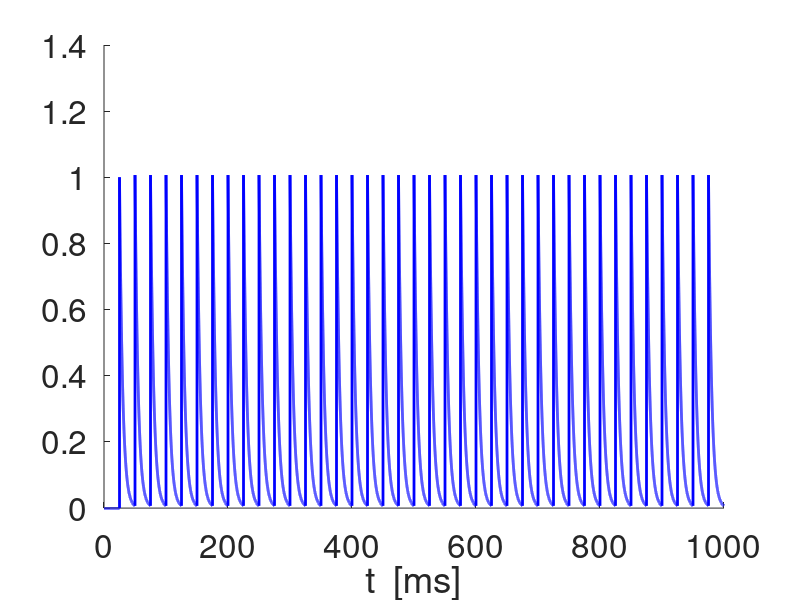
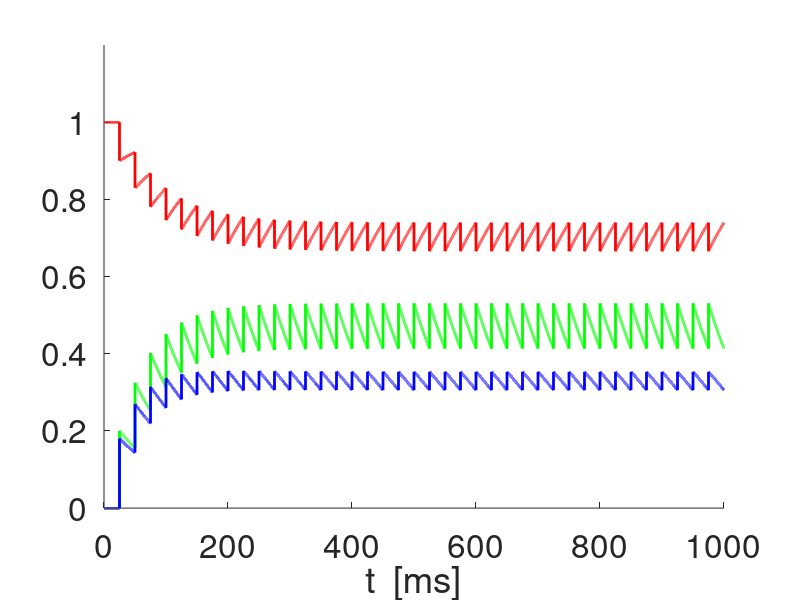
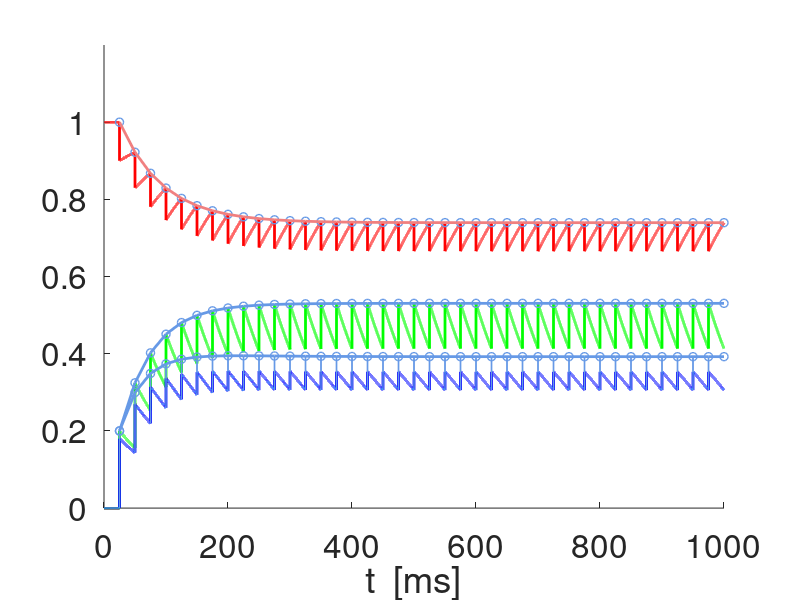
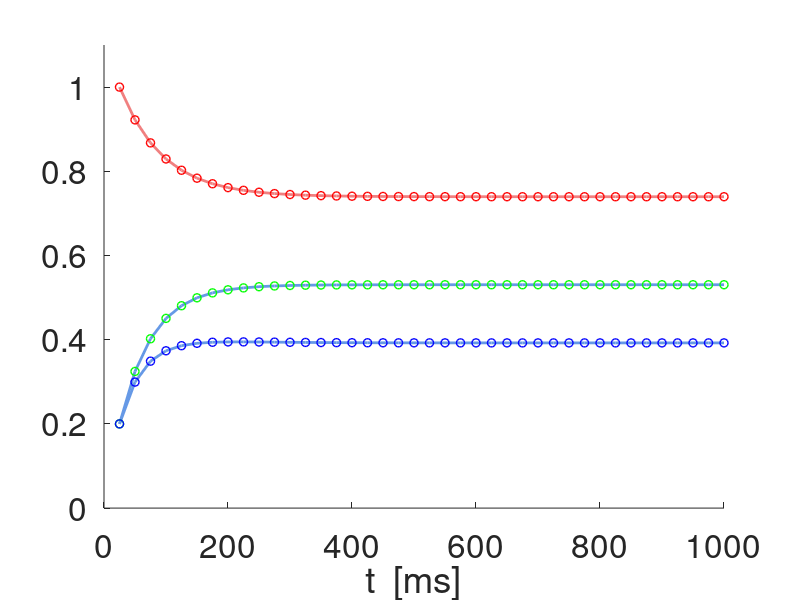

Reproduce these figures in MATLAB, in order.
% 2020-01-08

% Synaptic depression and facilitation models 
% (Dayan & Abbott, see Ermentrout & Terman book, Chapter 7) 

clearvars;
close all;

lightblueish = [.4 .6 .9];
lightcoral = [0.94 0.5 0.5];
lightgray = [.7 .7 .7];

% Parameters

taudec = 5;
taudep = 100;
taufac = 100;
adep = 0.1;
afac = 0.2;
Xinf = 1;
Zinf = 0;

% Time definitions

Tmax = 1000;
dt = 0.01;
t = 0:dt:Tmax;

% Input spike definitions

SpkFreqin = 40;
SpkPerin = 1000/SpkFreqin;
Nspk = floor(Tmax/SpkPerin);
tspk = (1:Nspk)*SpkPerin;



% Synaptic dynamics (no short-term plasticity)

S = zeros(1,length(t));

jspk = 1;
for j=1:length(t)-1
    k1s = -S(j)/taudec;
    as = S(j)+k1s*dt;
    k2s = -as/taudec;
    S(j+1) = S(j)+(k1s+k2s)*dt/2;
    if t(j)> tspk(jspk)
        S(j+1) = S(j+1)+1;
        jspk = jspk+1;
    end
end

figure
hold on
plot(t,S,'-b','linewidth',2);
set(gca,'fontsize',24);
xlabel('t  [ms]');

% Synaptic short-term plasticity

x = zeros(1,length(t));
z = zeros(1,length(t));

x(1) = 1;
z(1) = 0;
jspk = 1;
for j=1:length(t)-1
    k1x = (Xinf-x(j))/taudep;
    k1z = (Zinf-z(j))/taufac;
    ax = x(j)+k1x*dt;
    az = z(j)+k1z*dt;
    k2x = (Xinf-ax)/taudep;
    k2z = (Zinf-az)/taufac;
    x(j+1) = x(j)+(k1x+k2x)*dt/2;
    z(j+1) = z(j)+(k1z+k2z)*dt/2;
    if t(j)>= tspk(jspk)
        x(j+1) = x(j+1)-adep*x(j);
        z(j+1) = z(j+1)+afac*(1-z(j+1));
        jspk = jspk+1;
    end
end

m(1) = 0;
for j=2:length(t)
    m(j) = x(j-1)*z(j);
end

% x-, z- and m-traces (m=DeltaS)

figure
hold on
plot(t,x,'-r','linewidth',2);
plot(t,z,'-g','linewidth',2);
plot(t,x.*z,'-b','linewidth',2);
axis([0 Tmax 0 1.2]);
set(gca,'fontsize',24);
xlabel('t  [ms]');

% x-, z- and m-traces (m=DeltaS) + peaks

figure
hold on
plot(t,x,'-r','linewidth',2);
plot(t,z,'-g','linewidth',2);
plot(t,x.*z,'-b','linewidth',2);
plot(t,m,'-','Color',lightblueish,'linewidth',1);
%plot(t,m,'-b','linewidth',2);
axis([0 Tmax 0 1.2]);
set(gca,'fontsize',24);
xlabel('t  [ms]');


% Sequence of peaks computed from the analytical solutions to the
% differential equations using the previous sequence values to generate the
% current ones (instead of the previous values in the differential
% equation discretization). 

Dtatspkin = SpkPerin;
Tspkmax = floor(Tmax/SpkPerin);
tspk = [SpkPerin:SpkPerin:Tspkmax*SpkPerin];


    
Pdep =  exp(-Dtatspkin/taudep);
Pfac =  exp(-Dtatspkin/taufac);
X = zeros(1,Tspkmax);
Z = zeros(1,Tspkmax);
Zaux = zeros(1,Tspkmax);
X(1) = 1;
Z(1) = afac;
for j=1:Tspkmax-1
    X(j+1) = Xinf+((1-adep)*X(j)-Xinf)*Pdep;       
    Z(j+1) = (1-afac)*(Zinf+(Z(j)-Zinf)*Pfac)+afac;
end
M = X.*Z;
jspk = floor(tspk/dt);
Xfp = (1-Pdep)*Xinf/(1-(1-adep)*Pdep);
Zfp = ((1-Pfac)*(1-afac)*Zinf+afac)/(1-(1-afac)*Pfac);


plot(tspk,X,'o','Color',lightblueish,'linewidth',1);
plot(tspk,Z,'o','Color',lightblueish,'linewidth',1);
plot(tspk,M,'o','Color',lightblueish,'linewidth',1);



% Approximation of the Peak sequences by the toy model functions
% F = A+(1-A)*exp(-(t-tspk(1))/sigmadep)
% G = B*(1-C*exp(-(t-tspk(1))/sigmadep)

Fcut = 0.5*(X(1)-Xfp)+Xfp;
for k=2:length(tspk)
    if X(k)<Fcut
        kaux = k;    
        break
    end
end
sgmadep = (tspk(kaux)-tspk(1))/log((1-Xfp)/(X(kaux)-Xfp));
F = Xfp+(1-Xfp)*exp(-(tspk-tspk(1))/sgmadep);
E = sum((X-F).^2);

Gcut = 0.5*(Zfp-Z(1))+Z(1);
for k=2:length(tspk)
    if Z(k)>Gcut
        kaux = k;    
        break
    end
end

C = 1-afac/Zfp;
sgmafac = (tspk(kaux)-tspk(1))/log(Zfp*C/(Zfp-Z(kaux)));
G = Zfp*(1-C*exp(-(tspk-tspk(1))/sgmafac));
E = sum((Z-G).^2);
H = F.*G;
plot(tspk,F,'-','Color',lightcoral,'linewidth',2);
plot(tspk,G,'-','Color',lightblueish,'linewidth',2);
plot(tspk,H,'-','Color',lightblueish,'linewidth',2);
Hexpanded = Zfp*(Xfp-Xfp*C*exp(-(tspk-tspk(1))/sgmafac)+(1-Xfp)*exp(-(tspk-tspk(1))/sgmadep)-(1-Xfp)*C*exp(-(tspk-tspk(1))*(1/sgmadep+1/sgmafac)));
Hcut = Zfp*(Xfp-Xfp*C*exp(-(tspk-tspk(1))/sgmafac)+(1-Xfp)*exp(-(tspk-tspk(1))/sgmadep));
%plot(tspk,Hexpanded,'-k','linewidth',1);
%plot(tspk,Hcut,'-','Color',lightgray,'linewidth',1);



figure
hold on
plot(tspk,F,'-','Color',lightcoral,'linewidth',2);
plot(tspk,G,'-','Color',lightblueish,'linewidth',2);
plot(tspk,H,'-','Color',lightblueish,'linewidth',2);
plot(tspk,X,'or','linewidth',1);
plot(tspk,Z,'og','linewidth',1);
plot(tspk,M,'ob','linewidth',1);
axis([0 Tmax 0  1.1]);
set(gca,'fontsize',24);
xlabel('t  [ms]');

figure
hold on
plot(tspk,F,'-r','linewidth',2);
plot(tspk,G,'-g','linewidth',2);
plot(tspk,H,'-b','linewidth',2);
plot(tspk,X,'or','linewidth',1);
plot(tspk,Z,'og','linewidth',1);
plot(tspk,M,'ob','linewidth',1);
axis([0 Tmax 0  1.1]);
legend('X_n','Z_n','\DeltaS_n')
set(gca,'fontsize',24);
xlabel('t  [ms]');



% figure
% hold on
% % plot([1:Tspkmax],X,'or','linewidth',2);
% % plot([1:Tspkmax],Z,'og','linewidth',2);
% % plot([1:Tspkmax],M,'ob','linewidth',2);
% plot(tspk,X,'-or','linewidth',1);
% plot(tspk,Z,'-og','linewidth',1);
% plot(tspk,M,'-ob','linewidth',1);
% axis([0 Tmax 0 1.2]);
% set(gca,'fontsize',24);
% xlabel('t_{spk}  [ms]');


%%%%%%%%%%%%%%%%%%%%%%%%%%%%%%%%%%%%%%%%%%%%%%%%%%%%%%%%

TOY = 0;
if TOY == 1

    % Toy-function model

    taudep=10;
    taufac = 1;
    B = 1;
    A = 0.2;
    C = 0.8;
    alpha=10;
    Ttmax = 10;
    tt = 0:0.01:Ttmax;
    f = A+(1-A)*exp(-tt/taudep);
    g = B*(1-C*exp(-tt/taufac));
    H = f.*g;


    % Rescaled toy-function model

    A = 0.2;
    C = 0.8;
    tau = 1;
    f = A+(1-A)*exp(-tt/tau);
    g = 1-C*exp(-tt);
    H = f.*g;

    figure
    hold on
    plot(tt,f,'-r','linewidth',2);
    plot(tt,g,'-g','linewidth',2);
    plot(tt,H,'-b','Color',lightblueish,'linewidth',2)
    plot(tt,H,'-b','linewidth',2)
    axis([0 Ttmax 0 1.2]);
    set(gca,'fontsize',24);
    xlabel('t  [ms]');

end
